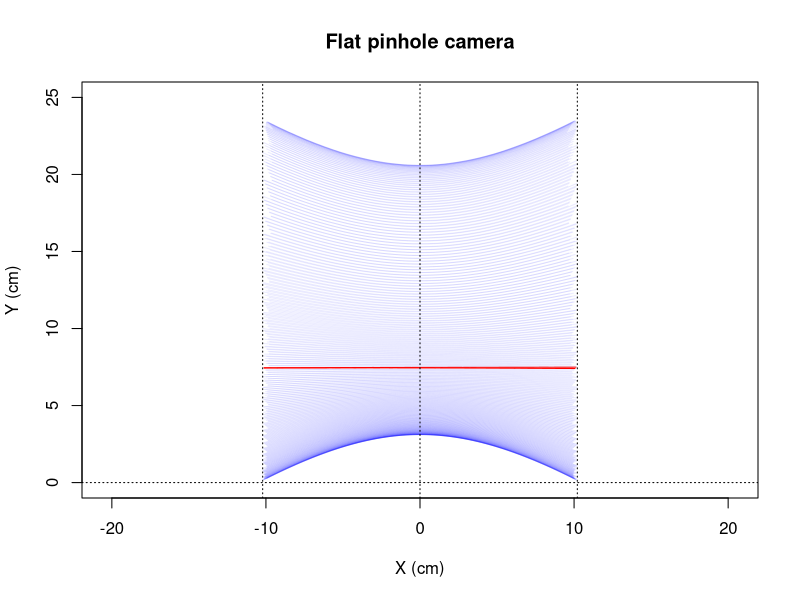
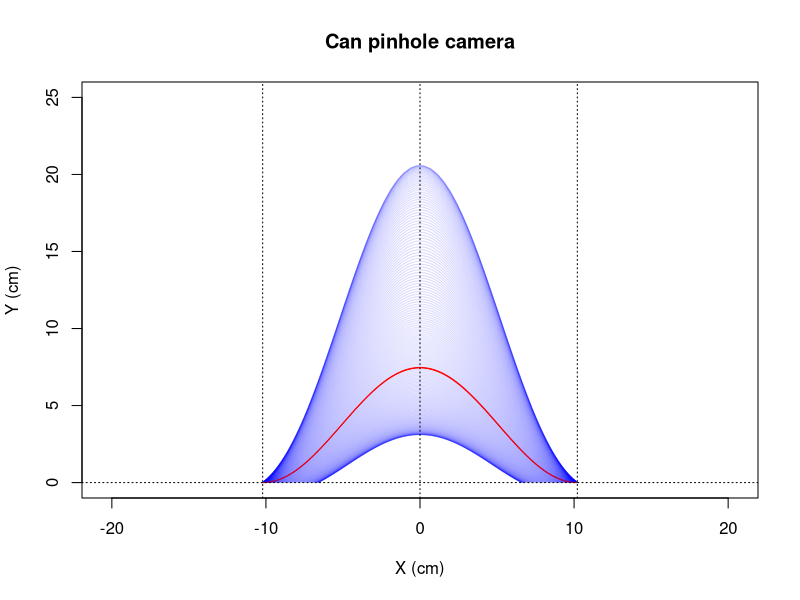
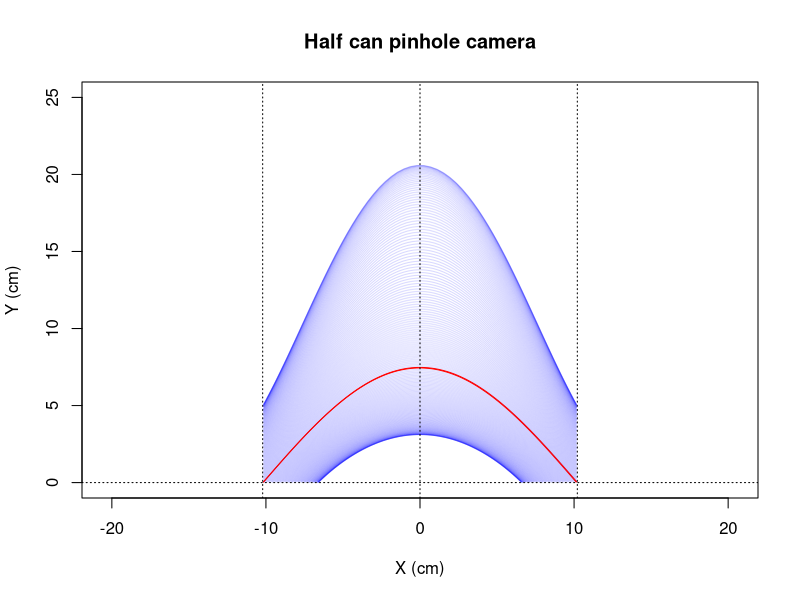
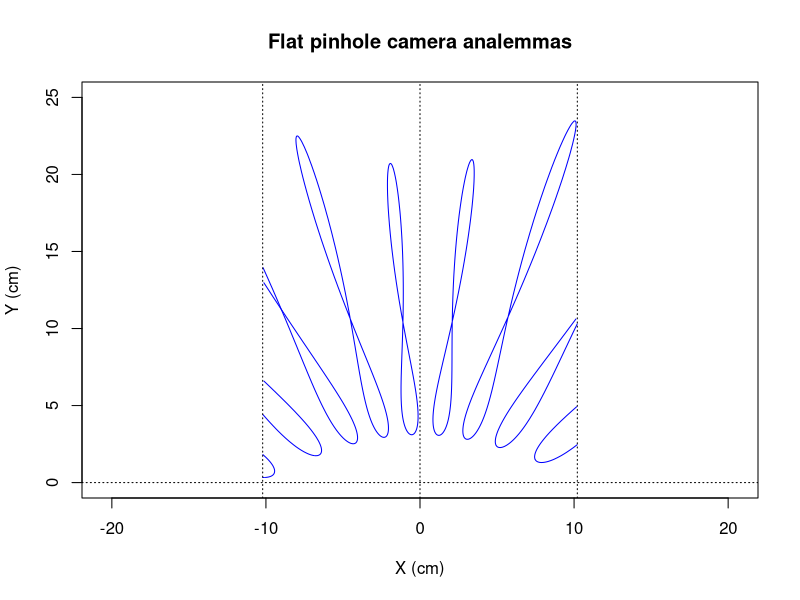
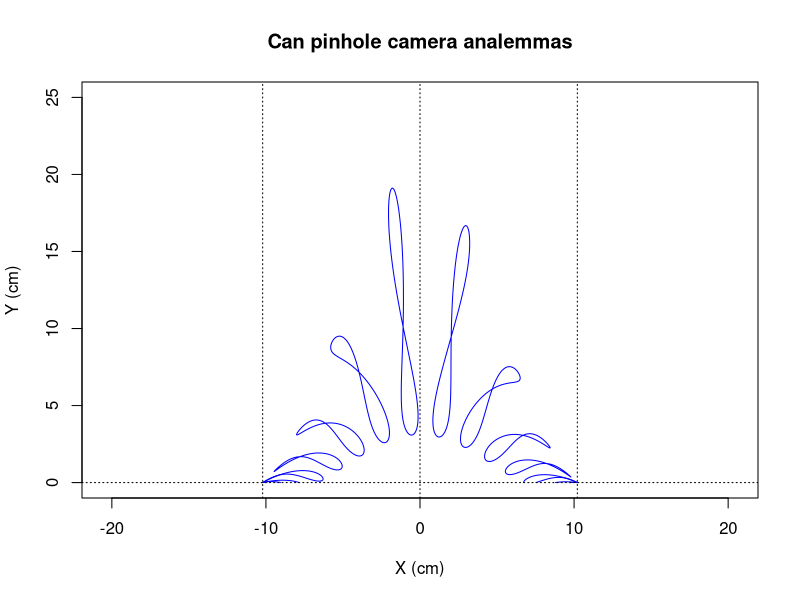
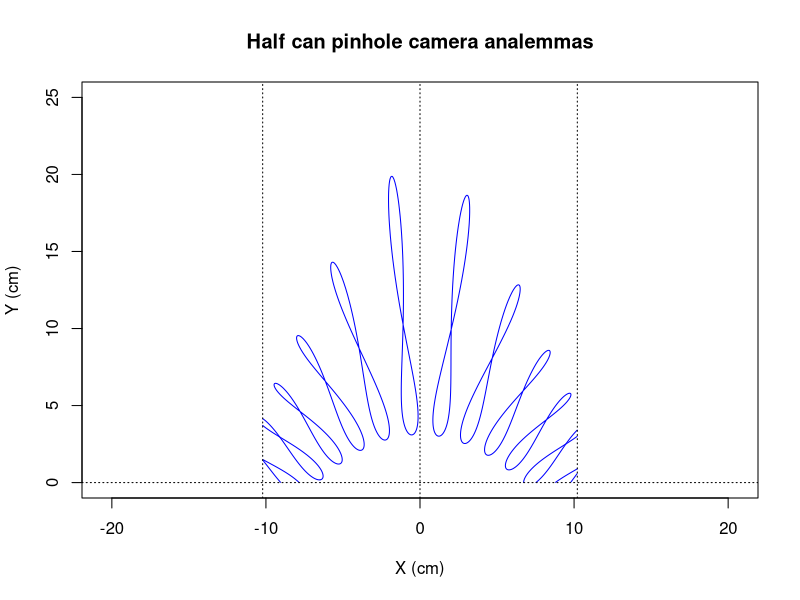

These charts were generated, in order, by the following R code:
# Solargraph simulation with R
# www.overfitting.net
# https://www.overfitting.net/2022/04/simulacion-de-solarigrafias-con-r.html


# Degrees to radians
deg2rad=function(deg) {deg*pi/180.0}

# Elevation and azimuth per day in 2022 (5min sampling) from:
# https://www.sunearthtools.com/dp/tools/pos_sun.php#annual
elevazim=read.table("year2022_elev_azim_GMT+1_NoDST.csv",
                    header=T, sep=";", dec=".")

# Calculate equinoxes
equinoxspr=elevazim[elevazim$DAY=='20/03/2022',]  # spring equinox
NEQUINOXSPR=as.integer(rownames(equinoxspr))  # row 79

equinoxaut=elevazim[elevazim$DAY=='23/09/2022',]  # autumn equinox
NEQUINOXAUT=as.integer(rownames(equinoxaut))  # row 266


# PLOT SUN TRAJECTORIES FOR 3 PINHOLE CAMERAS

# Pinhole cameras focal lengths
f=2*(6.5/2)  # 6.5cm pinhole camera
Rlata=f/2  # can camera (beer can diameter=6.5 cm)
Rsemilata=f  # half can camera

# Prepare Azim/Elev data
elevazimtmp=elevazim[1:365,2:ncol(elevazim)]
azimtmp=elevazimtmp[col(elevazimtmp)%%2==0]
elevtmp=elevazimtmp[col(elevazimtmp)%%2==1]
dim(azimtmp)=c(nrow(elevazimtmp), ncol(elevazimtmp)/2)
dim(elevtmp)=dim(azimtmp)

# Flat pinhole camera
png(file="pinhole1.png", width=512, height=640)
for (i in 1:nrow(azimtmp)) {
    x0=f*tan(deg2rad(azimtmp[i,]-180))
    y0=f*tan(deg2rad(elevtmp[i,]))/cos(deg2rad(azimtmp[i,]-180))
    MAXX=f*deg2rad(90)
    x0[x0 > MAXX]=NA
    x0[x0 < -MAXX]=NA
    y0[y0 < 0]=NA
        
    if (i==1) {
        plot(x0, y0, asp=1,
             xlim=c(-MAXX,MAXX), ylim=c(0,25), type='l',
             main='Flat pinhole camera', xlab='X (cm)', ylab='Y (cm)',
             col=rgb(0,0,1,0.08))        
    } else {
        lines(x0, y0, type='l',
            col=ifelse((i==NEQUINOXSPR | i==NEQUINOXAUT), rgb(1,0,0,1),
            rgb(0,0,1,0.08)))  
    }
}
abline(h=0, v=c(-MAXX,0,MAXX), lty='dotted')
dev.off()

# Can pinhole camera
png(file="pinhole2.png", width=512, height=640)
for (i in 1:nrow(azimtmp)) {
    x0=2*Rlata*deg2rad(azimtmp[i,]-180)
    y0=2*Rlata*tan(deg2rad(elevtmp[i,]))*cos(deg2rad(azimtmp[i,]-180))
    MAXX=2*Rlata*deg2rad(90)
    x0[x0 > MAXX]=NA
    x0[x0 < -MAXX]=NA
    y0[y0 < 0]=NA
    
    if (i==1) {
        plot(x0, y0, asp=1,
             xlim=c(-MAXX,MAXX), ylim=c(0,25), type='l',
             main='Can pinhole camera', xlab='X (cm)', ylab='Y (cm)',
             col=rgb(0,0,1,0.08))        
    } else {
        lines(x0, y0, type='l',
            col=ifelse((i==NEQUINOXSPR | i==NEQUINOXAUT), rgb(1,0,0,1),
            rgb(0,0,1,0.08)))   
    }
}
abline(h=0, v=c(-MAXX,0,MAXX), lty='dotted')
dev.off()

# Half can pinhole camera
png(file="pinhole3.png", width=512, height=640)
for (i in 1:nrow(azimtmp)) {
    x0=Rsemilata*deg2rad(azimtmp[i,]-180)
    y0=Rsemilata*tan(deg2rad(elevtmp[i,]))
    MAXX=Rsemilata*deg2rad(90)
    x0[x0 > MAXX]=NA
    x0[x0 < -MAXX]=NA
    y0[y0 < 0]=NA

    if (i==1) {
        plot(x0, y0, asp=1,
             xlim=c(-MAXX,MAXX), ylim=c(0,25), type='l',
             main='Half can pinhole camera', xlab='X (cm)', ylab='Y (cm)',
             col=rgb(0,0,1,0.08))         
    } else {
        lines(x0, y0, type='l',
            col=ifelse((i==NEQUINOXSPR | i==NEQUINOXAUT), rgb(1,0,0,1),
            rgb(0,0,1,0.08)))
    }
}
abline(h=0, v=c(-MAXX,0,MAXX), lty='dotted')
dev.off()



# DRAW ANALEMMAS

# Keep samples at exact hours
azimana=azimtmp[col(azimtmp)%%12==0]
elevana=elevtmp[col(elevtmp)%%12==0]
dim(azimana)=c(365, 24)
dim(elevana)=c(365, 24)

png(file="pinhole_analemma1.png", width=512, height=640)
for (i in 1:24) {
    x0=f*tan(deg2rad(azimana[,i]-180))
    y0=f*tan(deg2rad(elevana[,i]))/cos(deg2rad(azimana[,i]-180))
    MAXX=f*deg2rad(90)
    x0[x0 > MAXX]=NA
    x0[x0 < -MAXX]=NA
    y0[y0 < 0]=NA
    
    if (i==1) {
        plot(x0, y0, asp=1,
             xlim=c(-MAXX,MAXX), ylim=c(0,25), type='l',
             main='Flat pinhole camera analemmas', xlab='X (cm)', ylab='Y (cm)',
             col=rgb(0,0,1,1))         
    } else {
        lines(x0, y0, type='l', col=rgb(0,0,1,1)) 
    }
}
abline(h=0, v=c(-MAXX,0,MAXX), lty='dotted')
dev.off()

png(file="pinhole_analemma2.png", width=512, height=640)
for (i in 1:24) {
    x0=2*Rlata*deg2rad(azimana[,i]-180)
    y0=2*Rlata*tan(deg2rad(elevana[,i]))*cos(deg2rad(azimana[,i]-180))
    MAXX=2*Rlata*deg2rad(90)
    x0[x0 > MAXX]=NA
    x0[x0 < -MAXX]=NA
    y0[y0 < 0]=NA
    
    if (i==1) {
        plot(x0, y0, asp=1,
             xlim=c(-MAXX,MAXX), ylim=c(0,25), type='l',
             main='Can pinhole camera analemmas', xlab='X (cm)', ylab='Y (cm)',
             col=rgb(0,0,1,1))         
    } else {
        lines(x0, y0, type='l', col=rgb(0,0,1,1)) 
    }
}
abline(h=0, v=c(-MAXX,0,MAXX), lty='dotted')
dev.off()

png(file="pinhole_analemma3.png", width=512, height=640)
for (i in 1:24) {
    x0=Rsemilata*deg2rad(azimana[,i]-180)
    y0=Rsemilata*tan(deg2rad(elevana[,i]))
    MAXX=Rsemilata*deg2rad(90)
    x0[x0 > MAXX]=NA
    x0[x0 < -MAXX]=NA
    y0[y0 < 0]=NA
    
    if (i==1) {
        plot(x0, y0, asp=1,
             xlim=c(-MAXX,MAXX), ylim=c(0,25), type='l',
             main='Half can pinhole camera analemmas', xlab='X (cm)', ylab='Y (cm)',
             col=rgb(0,0,1,1))         
    } else {
        lines(x0, y0, type='l', col=rgb(0,0,1,1)) 
    }
}
abline(h=0, v=c(-MAXX,0,MAXX), lty='dotted')
dev.off()
